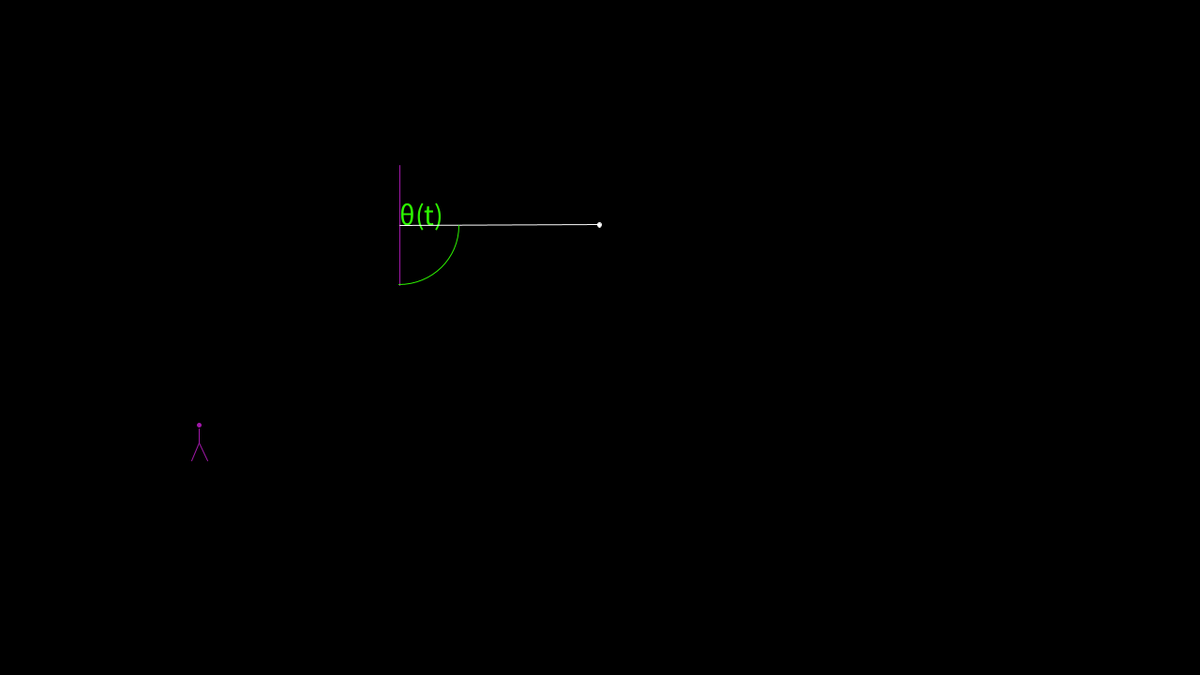
Frame 1 (no input)
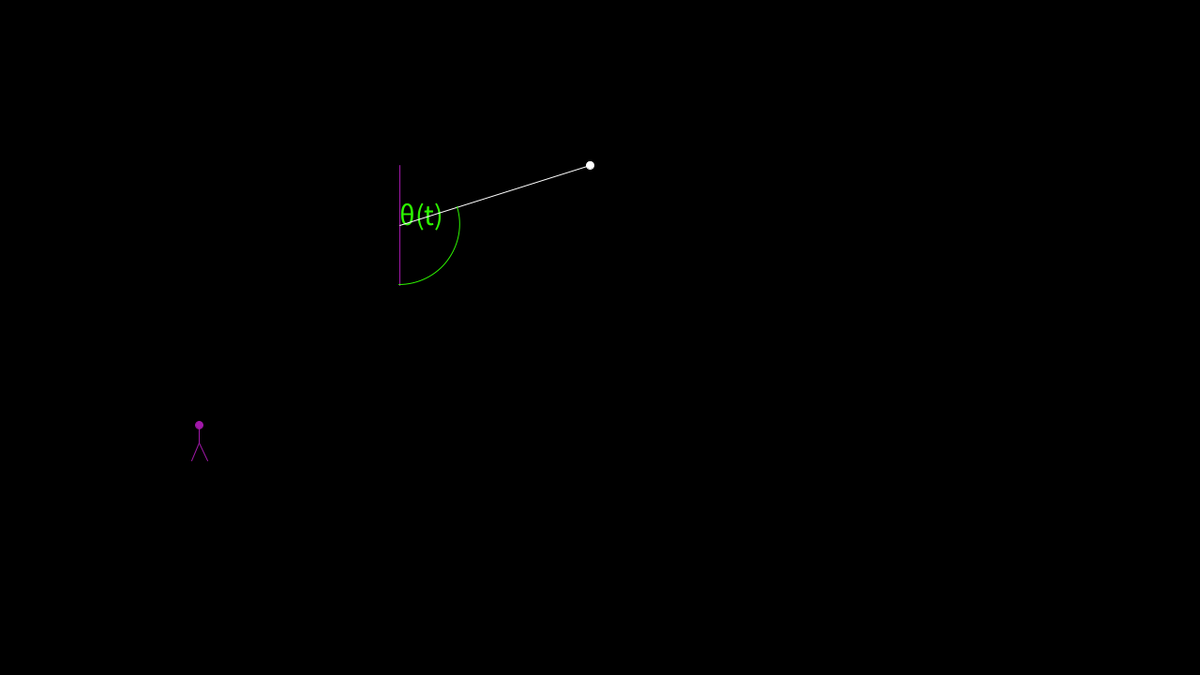
Frame 60 (the mouse pressed at the canvas centre just before this capture)
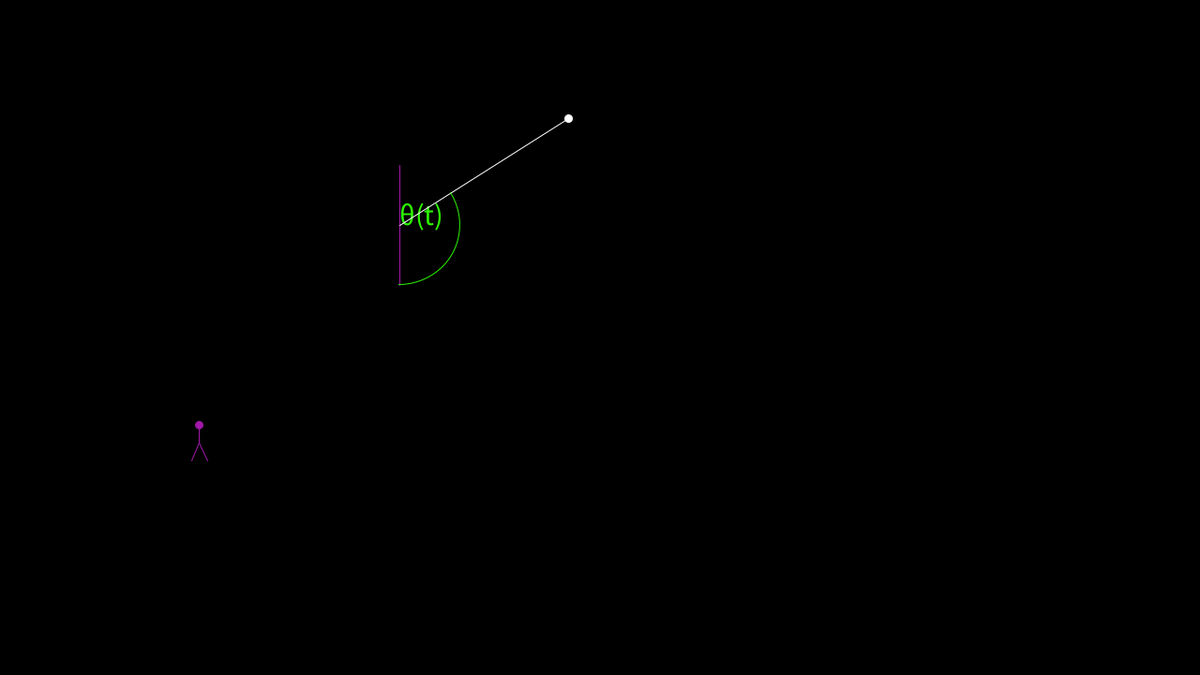
Frame 120 (the mouse held since frame 60 and released just before this capture)

The Processing sketch that drew these frames (run headless with seeded random() and noise(); from frame 60 on, the mouse is pressed at the canvas centre):

// Processing sketch: pendulum
// ── pendulum.pde
void setup() {
   size(1280, 720);
   initializePendulum();
   frameRate(60);
}

void draw() {
  background(0);
  translate(width/3, height/3);
  displayPerson();
  packagePendulum();

  for (int i = 0; i < stepsPerFrame; i++) {
    updateValue();
  }
}



void packagePendulum() {
  displayCenterLine();
  displayLetterTheta();
  displayPendulum();
  displayMass();
  displayTheta();

  

//  displayGravityForce();
//  displayForce();
//  displayForceTranslated();
//  displaySubTheta();
  
// displayForceText();
}

void displayPerson() {
  push();
  stroke(purple);
  fill(purple);
  tomTranslate(-length, length);
  //head
  displayEllipse(0,0,.18,.18);
  tomTranslate(0,.18);
  //torso
  displayLine(0,0,0,.7);
  //legs
  tomTranslate(0,.7);
  displayLine(0, 0, .4, .9);
  displayLine(0, 0, -.4, .9);
  pop();
}

void displayLetterTheta() {
  textSize(32);
  fill(green);
  displayText("\u03B8" + "(t)", 0, 0);
}

void displayText(String str, double x, double y) {
   displayText(str, (float) x, (float) y);
}

void displayText(String str, float x, float y) {
   PVector pPos = pixelScale(x,y);

   text(str, pPos.x, pPos.y);
}

void displaySubTheta() {
  push();
  tomTranslate(length*Math.sin(theta), length*Math.cos(theta));
  displayTheta();
  pop();
}

void displayCenterLine() {
  stroke(purple);
  displayLine(0,-arcProportion*length, 0, arcProportion*length);
}

void displayGravityForce() {
    double forceScale = length/(mass*gravity); 
  stroke(purple);
  push();
  tomTranslate(length*Math.sin(theta), length*Math.cos(theta));
  displayArrow(0,mass*gravity*forceScale);
  textSize(32);
  
  displayText("mg", 0, (float)(mass*gravity*forceScale));
  pop();
}

void displayForceText() {
  double forceScale = length/(mass*gravity); 
  stroke(purple);

  push();
  rotate(-(float)theta);
  tomTranslate(0,length);
 
  textSize(abs(32*(float)Math.sin(theta)));  
  displayText("mg sin(\u03B8)", -mass*gravity*Math.sin(theta)*forceScale, 0);
  displayArrow(-mass*gravity*Math.sin(theta)*forceScale,0);
//  tomTranslate(-mass*gravity*Math.sin(theta),0);
  textSize(abs(32*(float)Math.cos(theta)));  
  displayText("mg cos(\u03B8)", 0,mass*gravity*Math.cos(theta)*forceScale);
  displayArrow(0,mass*gravity*Math.cos(theta)*forceScale);

  pop();
}

void displayForceTranslated() {
  double forceScale = length/(mass*gravity); 
  stroke(purple);

  push();
  rotate(-(float)theta);
  tomTranslate(0,length);
  displayArrow(0,mass*gravity*Math.cos(theta)*forceScale);
  tomTranslate(0,mass*gravity*Math.cos(theta)*forceScale);
  displayArrow(-mass*gravity*Math.sin(theta)*forceScale,0);
//  tomTranslate(-mass*gravity*Math.sin(theta),0);
  

  pop();
}


void displayForce() {
  double forceScale = length/(mass*gravity); 
  stroke(purple);

  push();
  rotate(-(float)theta);
  tomTranslate(0,length);
 
  displayArrow(-mass*gravity*Math.sin(theta)*forceScale,0);
//  tomTranslate(-mass*gravity*Math.sin(theta),0);
  displayArrow(0,mass*gravity*Math.cos(theta)*forceScale);

  pop();
}

void displayTheta() {
  noFill();
  ellipseMode(RADIUS);
  stroke(arcColor);
  push();
  rotate(PI/2);
  displayArc(0, 0, arcProportion*length, arcProportion*length, 0, -theta);
  scale(1,-1);
  displayArc(0, 0, arcProportion*length, arcProportion*length, 0, theta);
  pop();
  
}

void displayPendulum() {
  stroke(rodColor);
  displayLine(0,0, length*Math.sin(theta), length*Math.cos(theta));
}

void displayMass() {
  fill(massColor);
  displayEllipse(length*Math.sin(theta), length*Math.cos(theta), Math.pow(mass/ironDensity, 0.33), Math.pow(mass/ironDensity, 0.33));
}




  void displayArrow(double x, double y) {
      double mag = Math.sqrt(x*x + y*y);
     displayLine(0,0,x,y);
     push();
     tomTranslate(x,y);
     double rotationAngle;
     if (x == 0) {
       rotationAngle = PI/2; 
     } else if (x < 0){
      rotationAngle = Math.atan(y/x) + PI;
     } 
     else {
       rotationAngle = Math.atan(y/x);
     }
     rotate((float) rotationAngle);

     displayLine(0,0,-mag/10,mag/20);
     displayLine(0,0,-mag/10,-mag/20);
     pop();
  }



void tomTranslate(double x, double y) {
  tomTranslate((float) x, (float) y); 
}

void tomTranslate(float x, float y) {
  PVector pPos = pixelScale(x,y);
  translate(pPos.x, pPos.y);
}


void displayEllipse(float x, float y, float dx, float dy) {
  PVector pPos = pixelScale(x,y);
  PVector pD = pixelScale(dx, dy);
  ellipse(pPos.x, pPos.y, pD.x, pD.y);
}

void displayEllipse(double x0, double y0, double dx, double dy) {
  displayEllipse((float) x0, (float) y0, (float) dx, (float) dy);
}
void displayLine(float x0, float y0, float x1, float y1) {
  PVector p0 = pixelScale(x0, y0);
  PVector p1 = pixelScale(x1, y1);
  line(p0.x, p0.y, p1.x, p1.y);
}

void displayLine(double x0, double y0, double x1, double y1) {
  displayLine((float)x0, (float)y0, (float)x1, (float)y1);
}

void displayArc(float x, float y, float dx, float dy, float theta0, float theta1) {
  PVector pPos = pixelScale(x,y);
  PVector pD = pixelScale(dx, dy);
  arc(pPos.x, pPos.y, pD.x, pD.y, theta0, theta1);
}

void displayArc(double x, double y, double dx, double dy, double theta0, double theta1) {
  displayArc((float) x, (float) y, (float) dx, (float) dy, (float) theta0, (float) theta1);
}


PVector pixelScale(float x, float y) {
   float xPix = x*(width)/((float)(xAxis[1] - xAxis[0]));
   float yPix = y*(width)/((float)(yAxis[1] - yAxis[0]));
   return new PVector(xPix, yPix);
}

// ── ODEComputations.pde
double theta;
double omega;

double previousTheta;

double currentTime;

double acceleration() {
  return -friction*velocity()*Math.pow(mass*ironDensity, -0.33) - gravity/length*Math.sin(theta);
}

double velocity() {
  return (theta - previousTheta)/dt;
}

void updateValue() {
//  double thetaHolder = acceleration()*dt*dt + 2*theta - previousTheta;
//  previousTheta = theta;
//  theta = thetaHolder;
  rungeKutta();
}

void initializePendulum() {
 // theta = theta0;
 // previousTheta = theta - omega0*dt;
 theta = theta0;
 omega = omega0;
}

//thetaPrime
double f1(double theta, double omega) {
   return omega;
}

//omegaPrime
double f2(double theta, double omega) {
  return -friction/mass*omega - gravity/length*Math.sin(theta); 
}

void rungeKutta() {
  double k11 = dt*f1(theta, omega);
  double k21 = dt*f2(theta, omega);
  
  double k12 = dt*f1(theta + 0.5*k11, omega + 0.5*k21);
  double k22 = dt*f2(theta + 0.5*k11, omega + 0.5*k21);
  
  double k13 = dt*f1(theta + 0.5*k12, omega + 0.5*k22);
  double k23 = dt*f2(theta + 0.5*k12, omega + 0.5*k22);
  
  double k14 = dt*f1(theta + k13, omega + k23);
  double k24 = dt*f2(theta + k13, omega + k23);
  
  theta = theta + (k11 + 2*k12 + 2*k13 + k14)/6.0;
  omega = omega + (k21 + 2*k22 + 2*k23 + k24)/6.0;
}

// ── Parameters.pde



//kg
double mass = 50;
double friction = 0;

//meters
double length = 10;

//meters/second^2
double gravity = 10;

double energy = 0;

//radians
double theta0 = PI/2;

//radians / second
double omega0 = Math.sqrt(2)-0.001;


















double zoom = 1;



double ironDensity = 7874;

double arcProportion = .3;

double dt = 0.00005/(2*PI);
int stepsPerFrame = 500;

double[] xAxis = {-3*length/zoom, 3*length/zoom};
double[] yAxis = {-3*length/zoom, 3*length/zoom};


color white = color(255,255,255);
color green = color(45,245,0);
color purple = color(162,24,170);
color backgroundColor = color(10,10,10);

color rodColor =  white;
color massColor = white;
color arcColor =  green;
